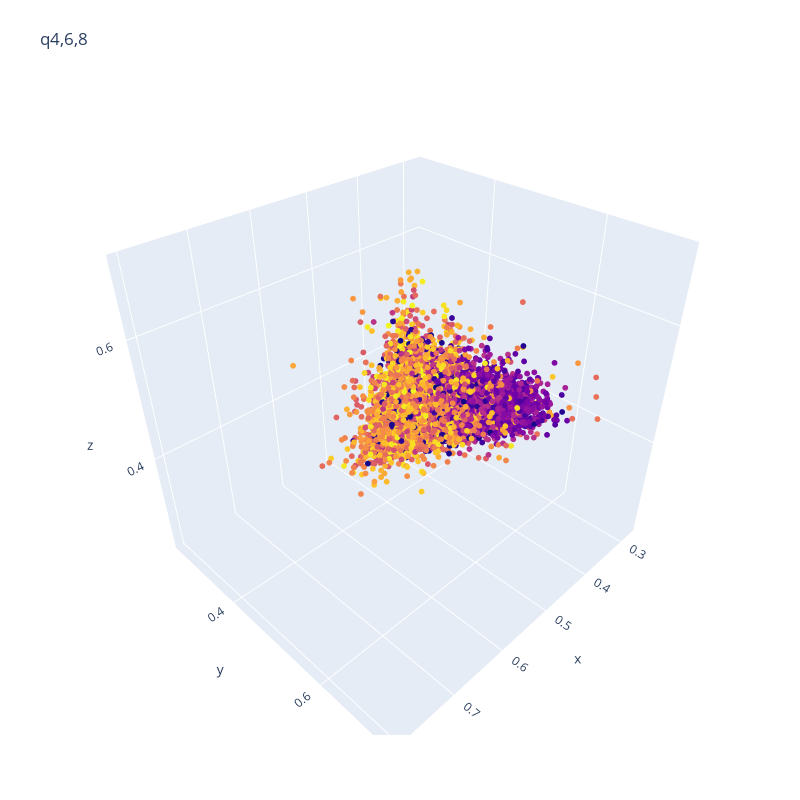

Notebook cell for this chart:
### Markdown cell above
とりあえず分解できそうか、q4,q6,q8で3次元散布図にしてみよう。

z座標によって構造が違うようなので、z座標の値で配色する。

### Code cell
import plotly.graph_objects as go
import numpy as np

fig = go.Figure()

fig.add_trace(
    go.Scatter3d(
        x=boos[:, 0],
        y=boos[:, 1],
        z=boos[:, 2],
        mode="markers",
        marker=dict(size=2, color=carbons[:, 2]),
    )
)

fig.update_layout(
    title="q4,6,8",
    autosize=True,
    width=800,
    height=800,
    margin=dict(l=65, r=50, b=65, t=90),
)

fig.show()

### Figure 1 — Plotly figure (JSON) as saved in the notebook; plotly's stock layout.template omitted (floating-point values rounded to 4 significant figures; data arrays with more than 128 entries replaced by an {"elided": "..."} marker saying what was removed)
{"data": [{"marker": {"color": {"elided": "10648 float values"}, "size": 2}, "mode": "markers", "type": "scatter3d", "x": {"elided": "10648 float values"}, "y": {"elided": "10648 float values"}, "z": {"elided": "10648 float values"}}], "layout": {"autosize": true, "height": 800, "margin": {"b": 65, "l": 65, "r": 50, "t": 90}, "title": {"text": "q4,6,8"}, "width": 800}}
